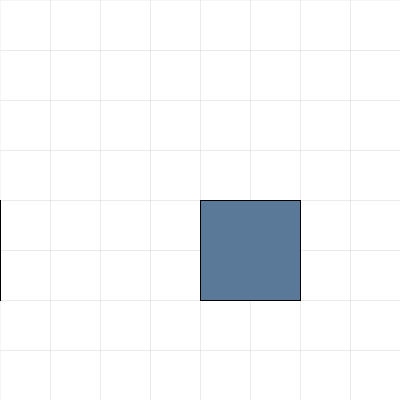
Frame 1 (no input)
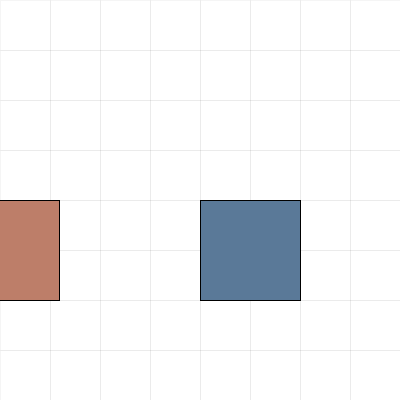
Frame 60 (the mouse pressed at the canvas centre just before this capture)
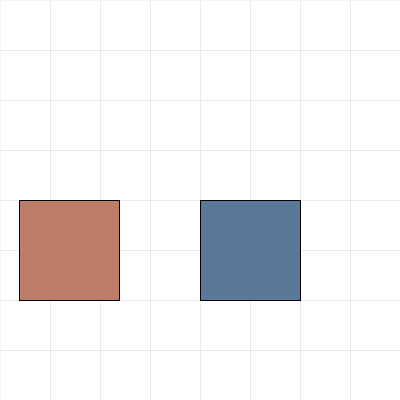
Frame 120 (the mouse held since frame 60 and released just before this capture)

The Processing sketch that drew these frames (run headless with seeded random() and noise(); from frame 60 on, the mouse is pressed at the canvas centre):

// Processing sketch: Stack2D
// ── Stack2D.pde
ArrayList<Brick> poop = new ArrayList();
void setup() {
  size(400, 400);
  poop.add(new Brick(0, 100, 100));
  poop.add(new Brick(-1, 100, 100));
}

void draw() {
  background(-1);
  grid();
  Brick F = poop.get(0);
  F.show(); 
  for (int i=1; i<poop.size (); i++) {
    Brick B = poop.get(i);
    B.show(); 
    if (cut) {
      B.cutX(F.x, F.w);
      boolean fall = B.fallingPeice(); 
      if (fall) {
        cut = false;
        B.move = false;
        poop.add(new Brick(-1, B.w, B.h));
      }
    } else B.update();
  }
}
boolean cut;
void keyPressed() {
  if (key==' ' )cut = true;
}


// ── Brick.pde
class Brick {
  int x, y, w, h;
  int xf, yf, wf, hf;
  boolean move=true;
  color brickcolor;
  Brick(int k, int w, int h) {
    brickcolor = (color) random(#000000);
    this.w = w;
    this.h = h;
    if (k<0) {
      x = -w;
      y = height/2;
    } else if (k>0) {
      y = -h;
      x = width/2;
    } else if (k==0) {
      x = width/2;
      y = height/2;
    }
  }
  void show() {
    stroke(0);
    fill(brickcolor);
    rect(x, y, w, h);
  }
  void update() {
    if (move)x++;
  }
  boolean fallingPeice() {
    boolean fall;
    fill(#F5233B); 
    rect(xf, yf, wf, hf); 
    text( x + " " +xf, xf, yf);
    yf++;
    if (yf>height)fall = true;
    else fall = false; 
    return fall;
  }
  void cutX(int xbase, int wid) {
    if (x<xbase) {
      xf = x;
      yf = y;
      x = xbase;
      wf = xbase-xf; 
      w = xf+w-xbase;
      hf = h;
    } else if (x>xbase) { 
      xf = xbase+wid; 
      wf = x+w-(xbase+wid); 
      w = w-wf; 
      hf = h; 
      yf = y; 
      //  println(x + " "+ y + " " + xf+" "+yf + " " +wf+ " "+ w);
    }
  }
}


// ── grid.pde
void grid() {
  stroke(0, 10);
  noFill();
  for (int i=0; i<8; i++) {  
    for (int j=0; j<8; j++) {
      int w = width/8;
      int h = height/8;
      rect(i*w, j*h, w, h);
    }
  }
}
